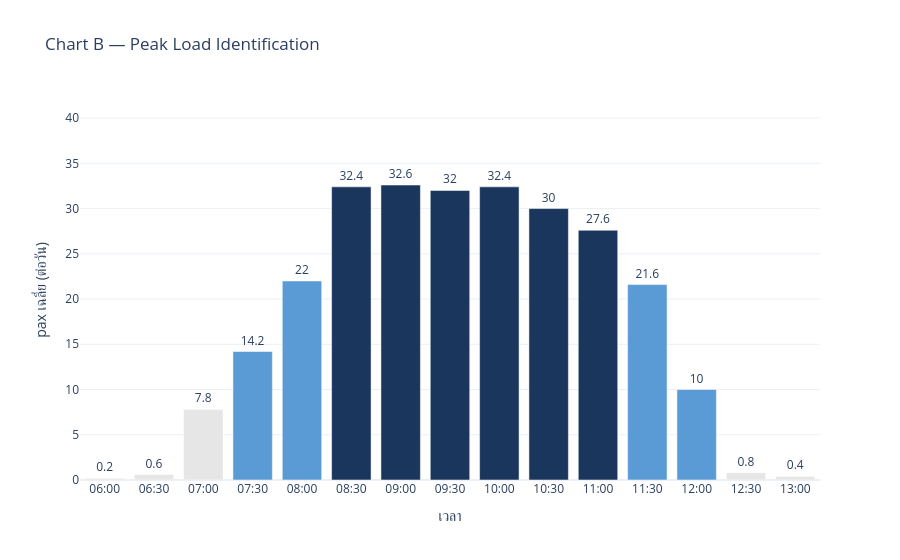

Write notebook code for a chart like this one.
### Markdown cell above
**Chart B — Peak Load Identification**

การวิเคราะห์ช่วงเวลาที่มีความหนาแน่นสูงสุด

### Code cell
fig = go.Figure(go.Bar(
    x=occ_avg['slot'],
    y=occ_avg['avg_pax'],
    marker_color=[
        C_INHOUSE if v >= 25 else C_WALKIN if v >= 10 else C_CREAM
        for v in occ_avg['avg_pax']
    ],
    text=occ_avg['avg_pax'],
    textposition='outside',
))

fig.update_layout(
    title='Chart B — Peak Load Identification',
    yaxis_title='pax เฉลี่ย (ต่อวัน)',
    xaxis_title='เวลา',
    yaxis_range=[0, 42],
    template=TEMPLATE,
    showlegend=False,
)
fig.show()

### Figure 1 — Plotly figure (JSON) as saved in the notebook; plotly's stock layout.template omitted (floating-point values rounded to 4 significant figures)
{"data": [{"marker": {"color": ["#E7E6E6", "#E7E6E6", "#E7E6E6", "#5B9BD5", "#5B9BD5", "#1B365D", "#1B365D", "#1B365D", "#1B365D", "#1B365D", "#1B365D", "#5B9BD5", "#5B9BD5", "#E7E6E6", "#E7E6E6"]}, "text": [0.2, 0.6, 7.8, 14.2, 22.0, 32.4, 32.6, 32.0, 32.4, 30.0, 27.6, 21.6, 10.0, 0.8, 0.4], "textposition": "outside", "type": "bar", "x": ["06:00", "06:30", "07:00", "07:30", "08:00", "08:30", "09:00", "09:30", "10:00", "10:30", "11:00", "11:30", "12:00", "12:30", "13:00"], "y": [0.2, 0.6, 7.8, 14.2, 22.0, 32.4, 32.6, 32.0, 32.4, 30.0, 27.6, 21.6, 10.0, 0.8, 0.4]}], "layout": {"showlegend": false, "title": {"text": "Chart B — Peak Load Identification"}, "xaxis": {"title": {"text": "เวลา"}}, "yaxis": {"range": [0, 42], "title": {"text": "pax เฉลี่ย (ต่อวัน)"}}}}
